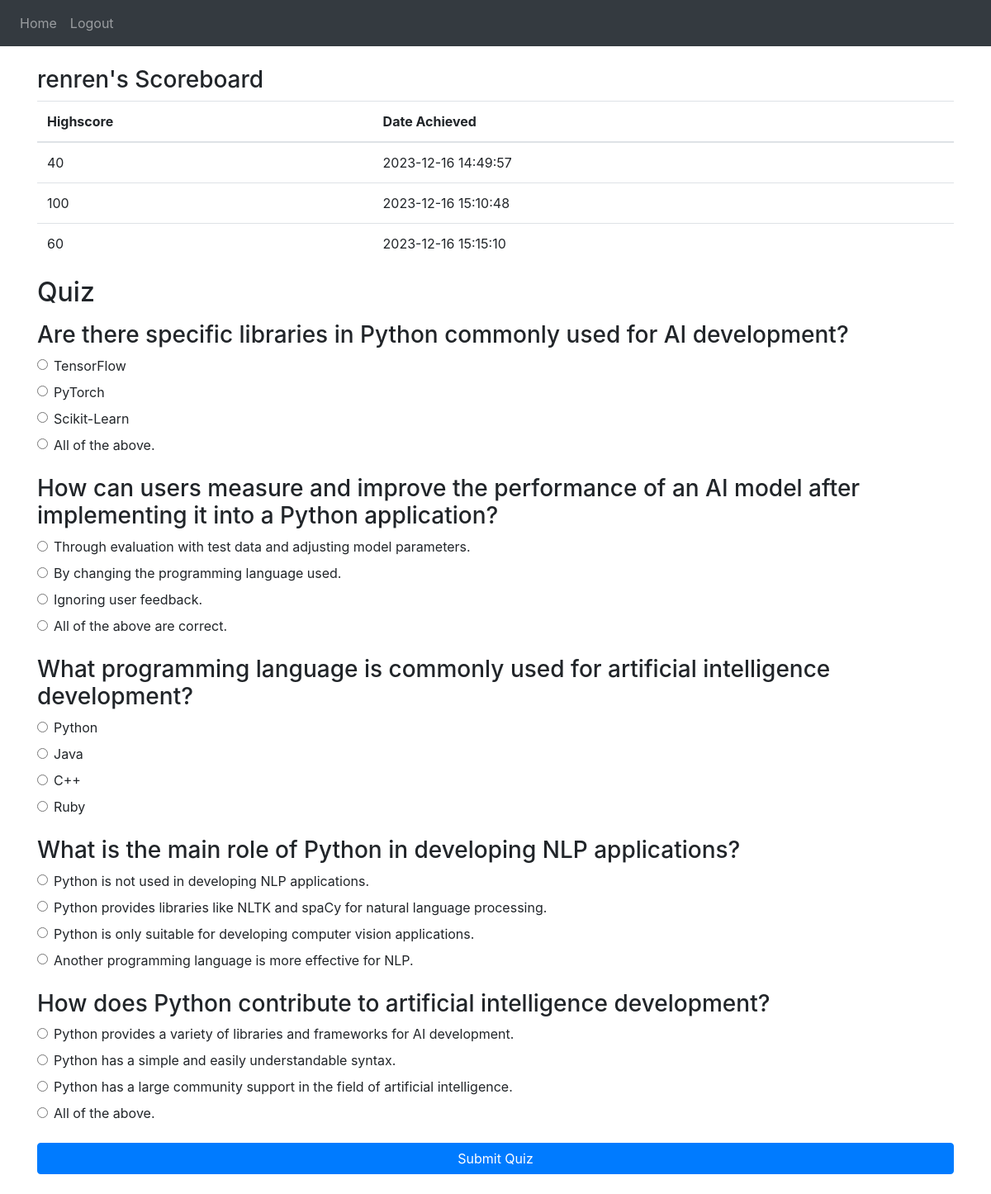
/quiz (signed in), run on the app's committed database.
### website/models.py (models this page shows)
class User(db.Model, UserMixin):
    id = db.Column(db.Integer, primary_key=True)
    username = db.Column(db.String(150), unique=True)
    password = db.Column(db.String(150))
    scores = db.relationship('Score')

class Score(db.Model):
    id = db.Column(db.Integer, primary_key=True)
    score = db.Column(db.Integer)
    date = db.Column(db.DateTime(timezone=True), default=func.now())
    user_id = db.Column(db.Integer, db.ForeignKey('user.id'))

class Question(db.Model):
    id = db.Column(db.Integer, primary_key=True)
    question = db.Column(db.String(150))
    choices = db.relationship('Choice')

class Choice(db.Model):
    id = db.Column(db.Integer, primary_key=True)
    choice = db.Column(db.String(150))
    question_id = db.Column(db.Integer, db.ForeignKey('question.id'))

### website/views.py (the view, shortened to what this page needs)
@views.route('/quiz', methods=['GET', 'POST'])
@login_required
def quiz():
    questions = Question.query.order_by(func.random()).all()
    scores = Score.query.filter_by(user_id=current_user.id).order_by(Score.date.asc()).all()
    return render_template("quiz.html", user=current_user, questions=questions, scores=scores)

### website/__init__.py (called while the page is built)
def create_app():
    app = Flask(__name__)
    app.config['SECRET_KEY'] = 'ASDASDASJDKLJASD ASDKJASLKDJLKSA'
    app.config['SQLALCHEMY_DATABASE_URI'] = f'sqlite:///{DB_NAME}'
    db.init_app(app)
    app.register_blueprint(views, url_prefix='/')
    app.register_blueprint(auth, url_prefix='/')
    with app.app_context():
        db.create_all()
        seed_database()
    login_manager = LoginManager()
    login_manager.login_view = 'auth.login'
    login_manager.init_app(app)
    @login_manager.user_loader
    def load_user(id):
        return User.query.get(int(id))
    return app

### website/templates/quiz.html
{% extends "layout.html" %} {% block content %}
<div class="d-flex flex-column mt-4 mb-4">
  <h3>{{user.username}}'s Scoreboard</h3>
  <table class="table">
    <thead>
      <tr>
        <th scope="col">Highscore</th>
        <th scope="col">Date Achieved</th>
      </tr>
    </thead>
    <tbody>
      {% for score in scores %}
      <tr>
        <td>{{score.score}}</td>
        <td>{{score.date}}</td>
      </tr>
      {%endfor%}
    </tbody>
  </table>
  <h2>Quiz</h2>
  <form method="POST">
    {% for question in questions %}
    <div class="mt-2 mb-4">
      <h3 name="question{{question.id}}">{{question.question}}</h3>
      {% for choice in question.choices %}
      <div class="form-check mb-2">
        <input
          class="form-check-input"
          type="radio"
          name="choiceRadio{{question.id}}"
          id="{{choice.id}}"
          value="{{choice.id}}"
        />
        <label class="form-check-label" for="{{choice.id}}">
          {{choice.choice}}
        </label>
      </div>
      {% endfor %}
    </div>
    {% endfor%}
    <button type="submit" class="btn btn-primary w-100">Submit Quiz</button>
  </form>
</div>
{% endblock %}

### data on the page
User: username "renren"
Score: score "40", date "2023-12-16 14:49:57"
Score: score "100", date "2023-12-16 15:10:48"
Score: score "60", date "2023-12-16 15:15:10"
Question: question "Are there specific libraries in Python commonly used for AI development?"
Choice: choice "TensorFlow"
Choice: choice "PyTorch"
Choice: choice "Scikit-Learn"
Choice: choice "All of the above."
Question: question "How can users measure and improve the performance of an AI model after implementing it into a Python application?"
Choice: choice "Through evaluation with test data and adjusting model parameters."
Choice: choice "By changing the programming language used."
Choice: choice "Ignoring user feedback."
Choice: choice "All of the above are correct."
Question: question "What programming language is commonly used for artificial intelligence development?"
Choice: choice "Python"
Choice: choice "Java"
Choice: choice "C++"
Choice: choice "Ruby"
Question: question "What is the main role of Python in developing NLP applications?"
Choice: choice "Python is not used in developing NLP applications."
Choice: choice "Python provides libraries like NLTK and spaCy for natural language processing."
Choice: choice "Python is only suitable for developing computer vision applications."
Choice: choice "Another programming language is more effective for NLP."
Question: question "How does Python contribute to artificial intelligence development?"
Choice: choice "Python provides a variety of libraries and frameworks for AI development."
Choice: choice "Python has a simple and easily understandable syntax."
Choice: choice "Python has a large community support in the field of artificial intelligence."
Choice: choice "All of the above."
